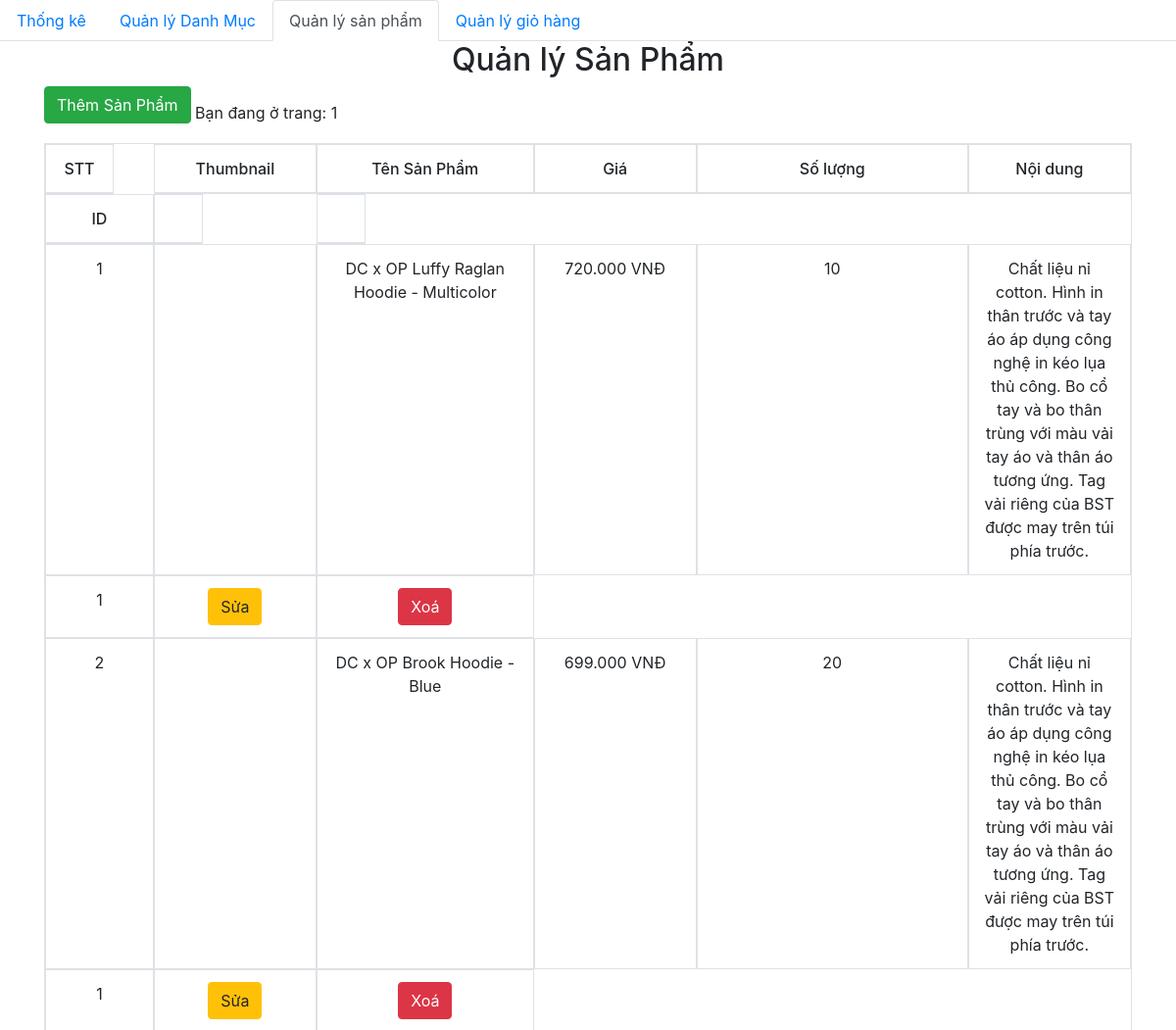
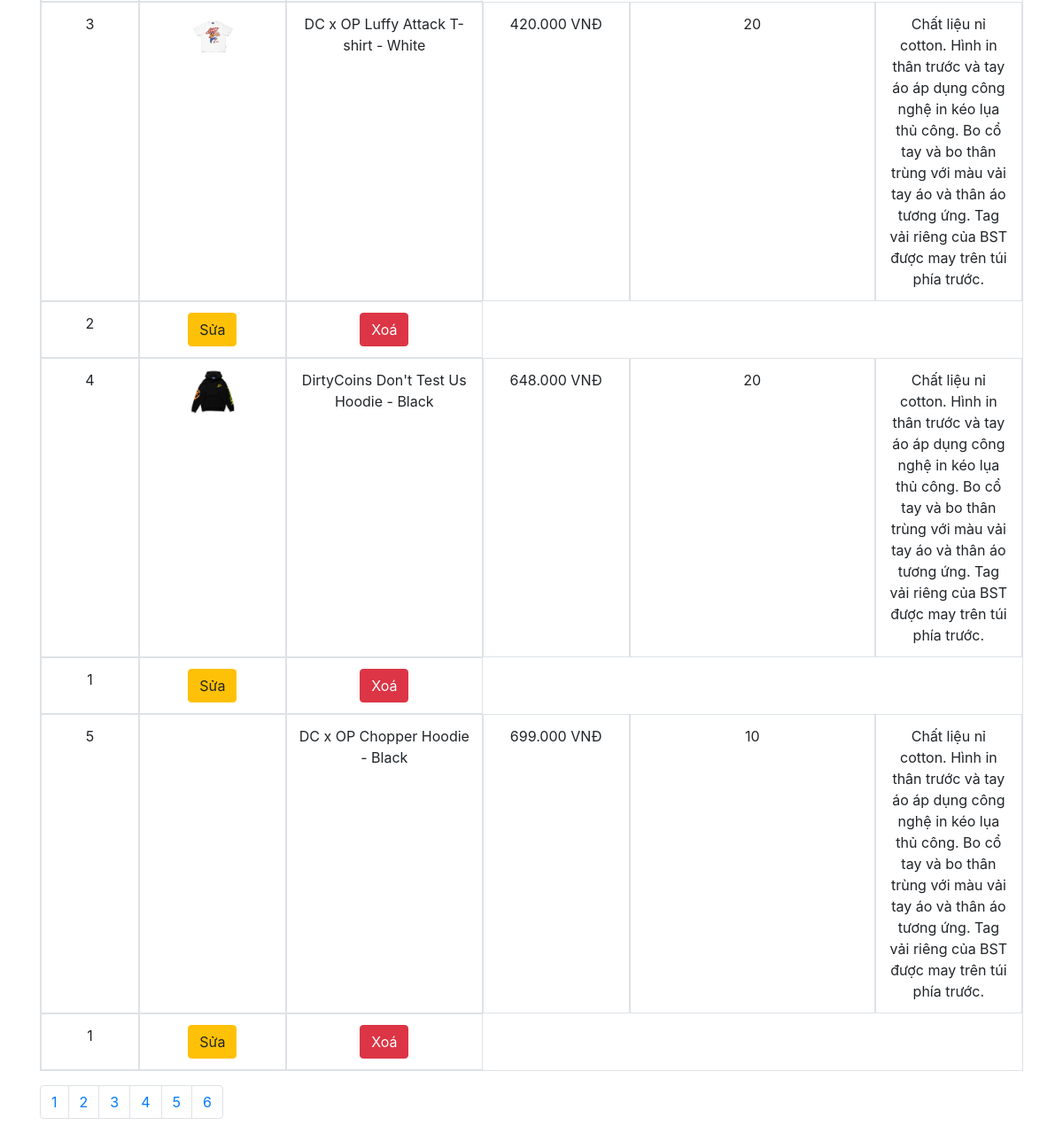
Screenshot of /admin/product/index.php with the database file from the repository (2 pictures, top to bottom).
### tables this page shows
CREATE TABLE product (
  id int(11) NOT NULL,
  title varchar(200) NOT NULL,
  price float NOT NULL,
  number float NOT NULL,
  thumbnail varchar(500) NOT NULL,
  thumbnail_1 varchar(500) NOT NULL,
  thumbnail_2 varchar(500) NOT NULL,
  thumbnail_3 varchar(500) NOT NULL,
  thumbnail_4 varchar(500) NOT NULL,
  thumbnail_5 varchar(500) NOT NULL,
  content longtext NOT NULL,
  id_category int(11) NOT NULL,
  created_at datetime DEFAULT NULL,
  updated_at datetime DEFAULT NULL,
  id_sanpham int(11) NOT NULL
);

### admin/database/dbhelper.php (called while the page is built, shortened)
<?php
function executeResult($sql)
{
    $con = mysqli_connect("localhost","root","badien217","shop_quanao");
  	mysqli_set_charset($con, 'UTF8');
	$result = mysqli_query($con, $sql);
	$data   = [];
	while ($row = mysqli_fetch_array($result, 1)) {
		$data[] = $row;
	}
	return $data;
}

### admin/product/index.php (the view, shortened to what this page needs)
<?php
require_once('../database/dbhelper.php');
?>
<!DOCTYPE html>
<html>
<head>
    <link rel="stylesheet" href="https://maxcdn.bootstrapcdn.com/bootstrap/4.4.1/css/bootstrap.min.css">
    <link rel="stylesheet" href="style.css">
</head>
<body>
    <ul class="nav nav-tabs">
        <li class="nav-item">
            <a class="nav-link" href="../index.php">Thống kê</a>
        </li>
        <li class="nav-item">
            <a class="nav-link " href="../category/">Quản lý Danh Mục</a>
        </li>
        <li class="nav-item">
            <a class="nav-link active" href="../product/">Quản lý sản phẩm</a>
        </li>
        <li class="nav-item">
            <a class="nav-link" href="../dashboard.php">Quản lý giỏ hàng</a>
        </li>
    </ul>
    <div class="container">
        <div class="panel panel-primary">
            <div class="panel-heading">
                <h2 class="text-center">Quản lý Sản Phẩm</h2>
            </div>
            <a href="add.php">
                <button class=" btn btn-success" style="margin-bottom:20px">Thêm Sản Phẩm</button>
            </a>
            <table class="table table-bordered table-hover">
                <thead>
                    <tr style="font-weight: 500;">
                        <td width="70px">STT</td>
                        <td>Thumbnail</td>
                        <td>Tên Sản Phẩm</td>
                        <td>Giá</td>
                        <td>Số lượng</td>
                        <td>Nội dung</td>
                        <td>ID</td>
                        <td width="50px"></td>
                        <td width="50px"></td>
                    </tr>
                </thead>
                <tbody>
                    <?php
                    try {
                        if (isset($_GET['page'])) {
                            $page = $_GET['page'];
                        } else {
                            $page = 1;
                        }
                        $limit = 5;
                        $start = ($page - 1) * $limit;
                        $sql = "SELECT * FROM product limit $start,$limit";
                        executeResult($sql);
                        $productList = executeResult($sql);
                        $index = 1;
                        foreach ($productList as $item) {
                            echo '  <tr>
                    <td>' . ($index++) . '</td>
                    <td style="text-align:center">
                        <img src="' . $item['thumbnail'] . '" alt="" style="width: 50px">
                    </td>
                    <td>' . $item['title'] . '</td>
                    <td>' . number_format($item['price'], 0, ',', '.') . ' VNĐ</td>
                    <td>' . $item['number'] . '</td>
                    <td>' . $item['content'] . '</td>
                    <td>' . $item['id_category'] . '</td>
                    <td>
                        <a href="add.php?id=' . $item['id'] . '">
                            <button class=" btn btn-warning">Sửa</button>
                        </a>
                    </td>
                    <td>
                    <button class="btn btn-danger" onclick="deleteProduct(' . $item['id'] . ')">Xoá</button>
                    </td>
                </tr>';
                        }
                    } catch (Exception $e) {
                        die("Lỗi thực thi sql: " . $e->getMessage());
                    }
                    ?>
                </tbody>
            </table>
        </div>
        <ul class="pagination">
            <?php
            $sql = "SELECT * FROM `product`";
            $conn = mysqli_connect(HOST, USERNAME, PASSWORD, DATABASE);
            $result = mysqli_query($conn, $sql);
            if (mysqli_num_rows($result)) {
                $numrow = mysqli_num_rows($result);
                $current_page = ceil($numrow / 5);
            }
            for ($i = 1; $i <= $current_page; $i++) {
                if ($i == $current_page) {
                    echo '
            <li class="page-item"><a class="page-link" href="?page=' . $i . '">' . $i . '</a></li>';
                } else {
                    echo '
            <li class="page-item"><a class="page-link" href="?page=' . $i . '">' . $i . '</a></li>
                    ';
                }
            }
            ?>
        </ul>
    </div>
</body>
</html>

### admin/style.css (style rules this page uses)
table { width: 100%; }
table tr { text-align: center; width: 100%; display: grid; grid-template-columns: 10% 15% 20% 15% 25% 15% ; }
table tr td { padding: 10px 0; border: 1px solid black; }

### rows the page displays
product: title "DC x OP Luffy Raglan Hoodie - Multicolor", price "720.000", number "10", content "Chất liệu nỉ cotton. Hình in thân trước và tay áo áp dụng công nghệ in kéo lụa thủ công. Bo cổ tay và bo thân trùng với màu vải tay áo và thân áo tương ứng. Tag vải riêng của BST được may trên túi phía trước.", id_category "1"
product: title "DC x OP Brook Hoodie - Blue", price "699.000", number "20", content "Chất liệu nỉ cotton. Hình in thân trước và tay áo áp dụng công nghệ in kéo lụa thủ công. Bo cổ tay và bo thân trùng với màu vải tay áo và thân áo tương ứng. Tag vải riêng của BST được may trên túi phía trước.", id_category "1"
product: thumbnail (picture), title "DC x OP Luffy Attack T-shirt - White", price "420.000", number "20", content "Chất liệu nỉ cotton. Hình in thân trước và tay áo áp dụng công nghệ in kéo lụa thủ công. Bo cổ tay và bo thân trùng với màu vải tay áo và thân áo tương ứng. Tag vải riêng của BST được may trên túi phía trước.", id_category "2"
product: thumbnail (picture), title "DirtyCoins Don't Test Us Hoodie - Black", price "648.000", number "20", content "Chất liệu nỉ cotton. Hình in thân trước và tay áo áp dụng công nghệ in kéo lụa thủ công. Bo cổ tay và bo thân trùng với màu vải tay áo và thân áo tương ứng. Tag vải riêng của BST được may trên túi phía trước.", id_category "1"
product: title "DC x OP Chopper Hoodie - Black", price "699.000", number "10", content "Chất liệu nỉ cotton. Hình in thân trước và tay áo áp dụng công nghệ in kéo lụa thủ công. Bo cổ tay và bo thân trùng với màu vải tay áo và thân áo tương ứng. Tag vải riêng của BST được may trên túi phía trước.", id_category "1"
